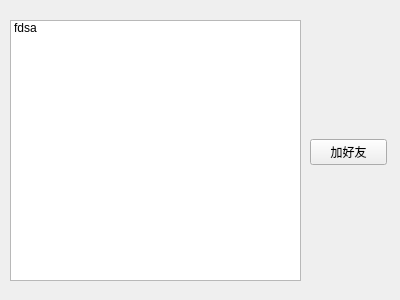
<?xml version="1.0" encoding="UTF-8"?>
<ui version="4.0">
 <class>Online</class>
 <widget class="QWidget" name="Online">
  <property name="geometry">
   <rect>
    <x>0</x>
    <y>0</y>
    <width>400</width>
    <height>300</height>
   </rect>
  </property>
  <property name="windowTitle">
   <string>Form</string>
  </property>
  <widget class="QListWidget" name="online_lw">
   <property name="geometry">
    <rect>
     <x>10</x>
     <y>20</y>
     <width>291</width>
     <height>261</height>
    </rect>
   </property>
   <item>
    <property name="text">
     <string>fdsa</string>
    </property>
   </item>
  </widget>
  <widget class="QWidget" name="">
   <property name="geometry">
    <rect>
     <x>310</x>
     <y>16</y>
     <width>77</width>
     <height>271</height>
    </rect>
   </property>
   <layout class="QVBoxLayout" name="verticalLayout">
    <item>
     <spacer name="verticalSpacer_2">
      <property name="orientation">
       <enum>Qt::Vertical</enum>
      </property>
      <property name="sizeHint" stdset="0">
       <size>
        <width>20</width>
        <height>40</height>
       </size>
      </property>
     </spacer>
    </item>
    <item>
     <widget class="QPushButton" name="addFriend_pb">
      <property name="text">
       <string>加好友</string>
      </property>
     </widget>
    </item>
    <item>
     <spacer name="verticalSpacer">
      <property name="orientation">
       <enum>Qt::Vertical</enum>
      </property>
      <property name="sizeHint" stdset="0">
       <size>
        <width>20</width>
        <height>40</height>
       </size>
      </property>
     </spacer>
    </item>
   </layout>
  </widget>
 </widget>
 <resources/>
 <connections/>
</ui>
